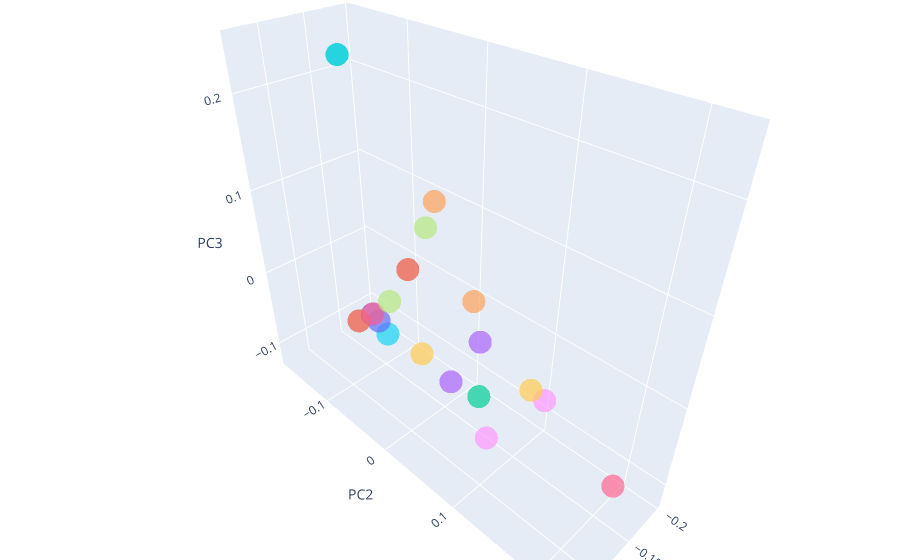

Write notebook code for a chart like this one.
### Code cell
plot_pca(pcs=stacked_pcs[:20], colors=individual_names[:20], names=individual_names[:20])

### Figure 1 — Plotly figure (JSON) as saved in the notebook; plotly's stock layout.template omitted (floating-point values rounded to 4 significant figures)
{"data": [{"hovertemplate": "<b>%{hovertext}</b><br><br>color=query: Toxoplasma gondii antigen assay<br>PC1=%{x}<br>PC2=%{y}<br>PC3=%{z}<extra></extra>", "hovertext": ["query: Toxoplasma gondii antigen assay"], "legendgroup": "query: Toxoplasma gondii antigen assay", "marker": {"color": "#636efa", "opacity": 0.7, "symbol": "circle"}, "mode": "markers", "name": "query: Toxoplasma gondii antigen assay", "scene": "scene", "showlegend": true, "type": "scatter3d", "x": [-0.1899], "y": [-0.1738], "z": [-0.1199]}, {"hovertemplate": "<b>%{hovertext}</b><br><br>color=query: Bacteria identified in Platelets from Blood product unit by Aerobe culture<br>PC1=%{x}<br>PC2=%{y}<br>PC3=%{z}<extra></extra>", "hovertext": ["query: Bacteria identified in Platelets from Blood product unit by Aerobe culture"], "legendgroup": "query: Bacteria identified in Platelets from Blood product unit by Aerobe culture", "marker": {"color": "#EF553B", "opacity": 0.7, "symbol": "circle"}, "mode": "markers", "name": "query: Bacteria identified in Platelets from Blood product unit by Aerobe culture", "scene": "scene", "showlegend": true, "type": "scatter3d", "x": [-0.09691], "y": [0.008359], "z": [0.08282]}, {"hovertemplate": "<b>%{hovertext}</b><br><br>color=query: Alpha tocopherol [Moles/volume] in Serum or Plasma<br>PC1=%{x}<br>PC2=%{y}<br>PC3=%{z}<extra></extra>", "hovertext": ["query: Alpha tocopherol [Moles/volume] in Serum or Plasma"], "legendgroup": "query: Alpha tocopherol [Moles/volume] in Serum or Plasma", "marker": {"color": "#00cc96", "opacity": 0.7, "symbol": "circle"}, "mode": "markers", "name": "query: Alpha tocopherol [Moles/volume] in Serum or Plasma", "scene": "scene", "showlegend": true, "type": "scatter3d", "x": [-0.1287], "y": [0.06884], "z": [-0.05306]}, {"hovertemplate": "<b>%{hovertext}</b><br><br>color=query: Tacrolimus [Mass] of Dose<br>PC1=%{x}<br>PC2=%{y}<br>PC3=%{z}<extra></extra>", "hovertext": ["query: Tacrolimus [Mass] of Dose"], "legendgroup": "query: Tacrolimus [Mass] of Dose", "marker": {"color": "#ab63fa", "opacity": 0.7, "symbol": "circle"}, "mode": "markers", "name": "query: Tacrolimus [Mass] of Dose", "scene": "scene", "showlegend": true, "type": "scatter3d", "x": [-0.06677], "y": [0.09234], "z": [0.02464]}, {"hovertemplate": "<b>%{hovertext}</b><br><br>color=query: Oligoclonal bands [Presence] in Cerebral spinal fluid<br>PC1=%{x}<br>PC2=%{y}<br>PC3=%{z}<extra></extra>", "hovertext": ["query: Oligoclonal bands [Presence] in Cerebral spinal fluid"], "legendgroup": "query: Oligoclonal bands [Presence] in Cerebral spinal fluid", "marker": {"color": "#FFA15A", "opacity": 0.7, "symbol": "circle"}, "mode": "markers", "name": "query: Oligoclonal bands [Presence] in Cerebral spinal fluid", "scene": "scene", "showlegend": true, "type": "scatter3d", "x": [-0.1448], "y": [-0.006887], "z": [0.1263]}, {"hovertemplate": "<b>%{hovertext}</b><br><br>color=query: Pancreatic islet cell Ab [Titer] in Serum<br>PC1=%{x}<br>PC2=%{y}<br>PC3=%{z}<extra></extra>", "hovertext": ["query: Pancreatic islet cell Ab [Titer] in Serum"], "legendgroup": "query: Pancreatic islet cell Ab [Titer] in Serum", "marker": {"color": "#19d3f3", "opacity": 0.7, "symbol": "circle"}, "mode": "markers", "name": "query: Pancreatic islet cell Ab [Titer] in Serum", "scene": "scene", "showlegend": true, "type": "scatter3d", "x": [-0.1583], "y": [-0.1042], "z": [-0.09339]}, {"hovertemplate": "<b>%{hovertext}</b><br><br>color=query: Lithium [Mass] of Dose<br>PC1=%{x}<br>PC2=%{y}<br>PC3=%{z}<extra></extra>", "hovertext": ["query: Lithium [Mass] of Dose"], "legendgroup": "query: Lithium [Mass] of Dose", "marker": {"color": "#FF6692", "opacity": 0.7, "symbol": "circle"}, "mode": "markers", "name": "query: Lithium [Mass] of Dose", "scene": "scene", "showlegend": true, "type": "scatter3d", "x": [-0.1196], "y": [0.2265], "z": [-0.03702]}, {"hovertemplate": "<b>%{hovertext}</b><br><br>color=query: Bacteria identified in Aspirate by Aerobe culture<br>PC1=%{x}<br>PC2=%{y}<br>PC3=%{z}<extra></extra>", "hovertext": ["query: Bacteria identified in Aspirate by Aerobe culture"], "legendgroup": "query: Bacteria identified in Aspirate by Aerobe culture", "marker": {"color": "#B6E880", "opacity": 0.7, "symbol": "circle"}, "mode": "markers", "name": "query: Bacteria identified in Aspirate by Aerobe culture", "scene": "scene", "showlegend": true, "type": "scatter3d", "x": [-0.1282], "y": [-0.001215], "z": [0.1084]}, {"hovertemplate": "<b>%{hovertext}</b><br><br>color=query: Metanephrine [Moles/volume] in Serum or Plasma<br>PC1=%{x}<br>PC2=%{y}<br>PC3=%{z}<extra></extra>", "hovertext": ["query: Metanephrine [Moles/volume] in Serum or Plasma"], "legendgroup": "query: Metanephrine [Moles/volume] in Serum or Plasma", "marker": {"color": "#FF97FF", "opacity": 0.7, "symbol": "circle"}, "mode": "markers", "name": "query: Metanephrine [Moles/volume] in Serum or Plasma", "scene": "scene", "showlegend": true, "type": "scatter3d", "x": [-0.1498], "y": [0.1308], "z": [-0.0293]}, {"hovertemplate": "<b>%{hovertext}</b><br><br>color=query: Cobalamin (Vitamin B12) [Presence] in Blood<br>PC1=%{x}<br>PC2=%{y}<br>PC3=%{z}<extra></extra>", "hovertext": ["query: Cobalamin (Vitamin B12) [Presence] in Blood"], "legendgroup": "query: Cobalamin (Vitamin B12) [Presence] in Blood", "marker": {"color": "#FECB52", "opacity": 0.7, "symbol": "circle"}, "mode": "markers", "name": "query: Cobalamin (Vitamin B12) [Presence] in Blood", "scene": "scene", "showlegend": true, "type": "scatter3d", "x": [-0.09974], "y": [0.02045], "z": [-0.009965]}, {"hovertemplate": "<b>%{hovertext}</b><br><br>color=query: Epstein Barr virus capsid IgM Ab [Titer] in Serum<br>PC1=%{x}<br>PC2=%{y}<br>PC3=%{z}<extra></extra>", "hovertext": ["query: Epstein Barr virus capsid IgM Ab [Titer] in Serum"], "legendgroup": "query: Epstein Barr virus capsid IgM Ab [Titer] in Serum", "marker": {"color": "#636efa", "opacity": 0.7, "symbol": "circle"}, "mode": "markers", "name": "query: Epstein Barr virus capsid IgM Ab [Titer] in Serum", "scene": "scene", "showlegend": true, "type": "scatter3d", "x": [-0.1718], "y": [-0.137], "z": [-0.1001]}, {"hovertemplate": "<b>%{hovertext}</b><br><br>color=query: Mycoplasma pneumoniae IgM Ab [Titer] in Serum<br>PC1=%{x}<br>PC2=%{y}<br>PC3=%{z}<extra></extra>", "hovertext": ["query: Mycoplasma pneumoniae IgM Ab [Titer] in Serum"], "legendgroup": "query: Mycoplasma pneumoniae IgM Ab [Titer] in Serum", "marker": {"color": "#EF553B", "opacity": 0.7, "symbol": "circle"}, "mode": "markers", "name": "query: Mycoplasma pneumoniae IgM Ab [Titer] in Serum", "scene": "scene", "showlegend": true, "type": "scatter3d", "x": [-0.1674], "y": [-0.1727], "z": [-0.1175]}, {"hovertemplate": "<b>%{hovertext}</b><br><br>color=query: t(9;22)(q34.1;q11)(ABL1,BCR) fusion transcript major break points [Presence] in Blood or Tissue by Molecular genetics method<br>PC1=%{x}<br>PC2=%{y}<br>PC3=%{z}<extra></extra>", "hovertext": ["query: t(9;22)(q34.1;q11)(ABL1,BCR) fusion transcript major break points [Presence] in Blood or Tissue by Molecular genetics method"], "legendgroup": "query: t(9;22)(q34.1;q11)(ABL1,BCR) fusion transcript major break points [Presence] in Blood or Tissue by Molecular genetics method", "marker": {"color": "#00cc96", "opacity": 0.7, "symbol": "circle"}, "mode": "markers", "name": "query: t(9;22)(q34.1;q11)(ABL1,BCR) fusion transcript major break points [Presence] in Blood or Tissue by Molecular genetics method", "scene": "scene", "showlegend": true, "type": "scatter3d", "x": [-0.115], "y": [-0.09185], "z": [0.2453]}, {"hovertemplate": "<b>%{hovertext}</b><br><br>color=query: Heparin anti Xa [Units/volume] in Nonbiological fluid<br>PC1=%{x}<br>PC2=%{y}<br>PC3=%{z}<extra></extra>", "hovertext": ["query: Heparin anti Xa [Units/volume] in Nonbiological fluid"], "legendgroup": "query: Heparin anti Xa [Units/volume] in Nonbiological fluid", "marker": {"color": "#ab63fa", "opacity": 0.7, "symbol": "circle"}, "mode": "markers", "name": "query: Heparin anti Xa [Units/volume] in Nonbiological fluid", "scene": "scene", "showlegend": true, "type": "scatter3d", "x": [-0.1974], "y": [0.007133], "z": [-0.06246]}, {"hovertemplate": "<b>%{hovertext}</b><br><br>color=query: Carbon dioxide [Partial pressure] in Blood<br>PC1=%{x}<br>PC2=%{y}<br>PC3=%{z}<extra></extra>", "hovertext": ["query: Carbon dioxide [Partial pressure] in Blood"], "legendgroup": "query: Carbon dioxide [Partial pressure] in Blood", "marker": {"color": "#FFA15A", "opacity": 0.7, "symbol": "circle"}, "mode": "markers", "name": "query: Carbon dioxide [Partial pressure] in Blood", "scene": "scene", "showlegend": true, "type": "scatter3d", "x": [-0.1473], "y": [0.04199], "z": [0.03852]}, {"hovertemplate": "<b>%{hovertext}</b><br><br>color=query: t(9;22)(q34.1;q11)(ABL1,BCR) fusion transcript [Presence] in Blood or Tissue by Molecular genetics method<br>PC1=%{x}<br>PC2=%{y}<br>PC3=%{z}<extra></extra>", "hovertext": ["query: t(9;22)(q34.1;q11)(ABL1,BCR) fusion transcript [Presence] in Blood or Tissue by Molecular genetics method"], "legendgroup": "query: t(9;22)(q34.1;q11)(ABL1,BCR) fusion transcript [Presence] in Blood or Tissue by Molecular genetics method", "marker": {"color": "#19d3f3", "opacity": 0.7, "symbol": "circle"}, "mode": "markers", "name": "query: t(9;22)(q34.1;q11)(ABL1,BCR) fusion transcript [Presence] in Blood or Tissue by Molecular genetics method", "scene": "scene", "showlegend": true, "type": "scatter3d", "x": [-0.115], "y": [-0.09185], "z": [0.2453]}, {"hovertemplate": "<b>%{hovertext}</b><br><br>color=query: Toxoplasma gondii IgM Ab [Titer] in Serum<br>PC1=%{x}<br>PC2=%{y}<br>PC3=%{z}<extra></extra>", "hovertext": ["query: Toxoplasma gondii IgM Ab [Titer] in Serum"], "legendgroup": "query: Toxoplasma gondii IgM Ab [Titer] in Serum", "marker": {"color": "#FF6692", "opacity": 0.7, "symbol": "circle"}, "mode": "markers", "name": "query: Toxoplasma gondii IgM Ab [Titer] in Serum", "scene": "scene", "showlegend": true, "type": "scatter3d", "x": [-0.1921], "y": [-0.1752], "z": [-0.1213]}, {"hovertemplate": "<b>%{hovertext}</b><br><br>color=query: Coxiella burnetii phase 1 IgG Ab [Titer] in Serum<br>PC1=%{x}<br>PC2=%{y}<br>PC3=%{z}<extra></extra>", "hovertext": ["query: Coxiella burnetii phase 1 IgG Ab [Titer] in Serum"], "legendgroup": "query: Coxiella burnetii phase 1 IgG Ab [Titer] in Serum", "marker": {"color": "#B6E880", "opacity": 0.7, "symbol": "circle"}, "mode": "markers", "name": "query: Coxiella burnetii phase 1 IgG Ab [Titer] in Serum", "scene": "scene", "showlegend": true, "type": "scatter3d", "x": [-0.1988], "y": [-0.1478], "z": [-0.09034]}, {"hovertemplate": "<b>%{hovertext}</b><br><br>color=query: Chromogranin A [Moles/volume] in Serum or Plasma<br>PC1=%{x}<br>PC2=%{y}<br>PC3=%{z}<extra></extra>", "hovertext": ["query: Chromogranin A [Moles/volume] in Serum or Plasma"], "legendgroup": "query: Chromogranin A [Moles/volume] in Serum or Plasma", "marker": {"color": "#FF97FF", "opacity": 0.7, "symbol": "circle"}, "mode": "markers", "name": "query: Chromogranin A [Moles/volume] in Serum or Plasma", "scene": "scene", "showlegend": true, "type": "scatter3d", "x": [-0.1053], "y": [0.1008], "z": [-0.06796]}, {"hovertemplate": "<b>%{hovertext}</b><br><br>color=query: Fatty acids.esterified [Mass/volume] in Serum or Plasma<br>PC1=%{x}<br>PC2=%{y}<br>PC3=%{z}<extra></extra>", "hovertext": ["query: Fatty acids.esterified [Mass/volume] in Serum or Plasma"], "legendgroup": "query: Fatty acids.esterified [Mass/volume] in Serum or Plasma", "marker": {"color": "#FECB52", "opacity": 0.7, "symbol": "circle"}, "mode": "markers", "name": "query: Fatty acids.esterified [Mass/volume] in Serum or Plasma", "scene": "scene", "showlegend": true, "type": "scatter3d", "x": [-0.1643], "y": [0.1042], "z": [-0.04468]}], "layout": {"legend": {"title": {"text": "color"}, "tracegroupgap": 0}, "margin": {"b": 0, "l": 0, "r": 0, "t": 0}, "scene": {"domain": {"x": [0, 1], "y": [0, 1]}, "xaxis": {"title": {"text": "PC1"}}, "yaxis": {"title": {"text": "PC2"}}, "zaxis": {"title": {"text": "PC3"}}}, "showlegend": false, "title": {"text": "PCA"}}}
